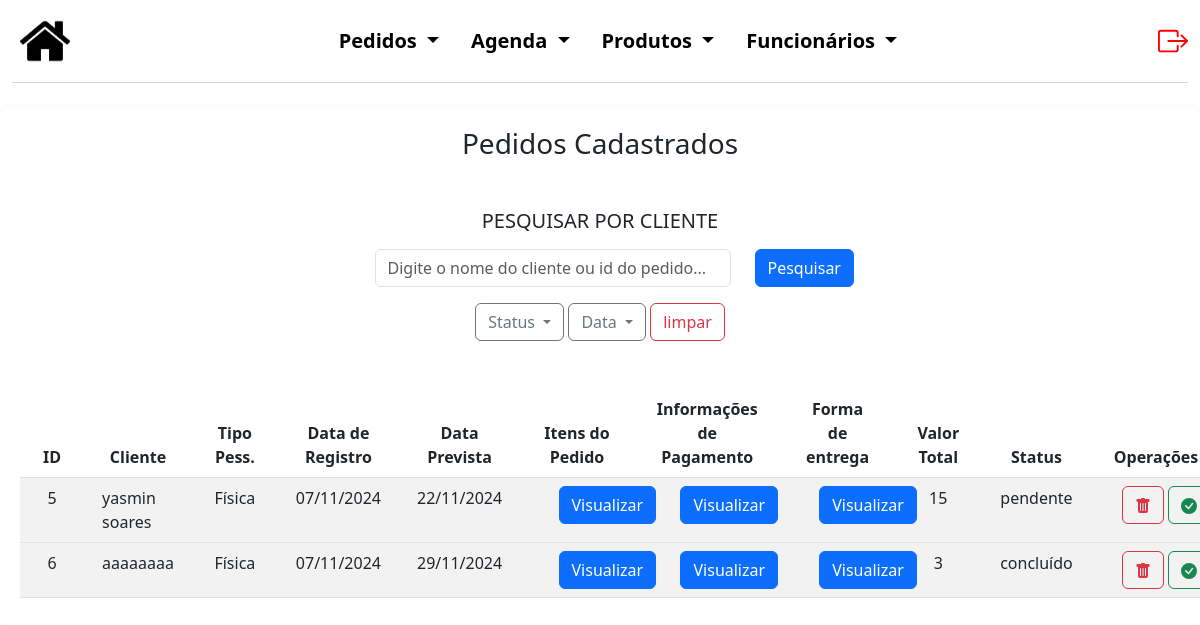
/pedidos/consPed.php (signed in), run on the app's committed database.
### tables this page shows
CREATE TABLE `pedidos` (
  `codPed` int(5) NOT NULL,
  `cod_func` varchar(50) NOT NULL,
  `tipoPessoa` varchar(50) NOT NULL,
  `nomeCli` varchar(50) NOT NULL,
  `contato` varchar(50) NOT NULL,
  `dataPed` date NOT NULL,
  `dataPrev` date NOT NULL,
  `status` varchar(30) NOT NULL DEFAULT 'pendente'
);

CREATE TABLE `pagentg` (
  `codPagEnt` int(5) NOT NULL,
  `codPed` int(5) NOT NULL,
  `cod_itensPed` int(5) NOT NULL,
  `entrega` varchar(50) NOT NULL,
  `logradouro` varchar(50) NOT NULL,
  `numero` int(5) NOT NULL,
  `bairro` varchar(50) NOT NULL,
  `cidade` varchar(25) NOT NULL,
  `estado` varchar(2) NOT NULL,
  `cep` varchar(13) NOT NULL,
  `entrada` varchar(50) NOT NULL,
  `formaPag` varchar(30) DEFAULT NULL,
  `valorEnt` decimal(10,0) NOT NULL,
  `valorTotal` decimal(10,0) NOT NULL
);

### pedidos/consPed.php (the view, shortened to what this page needs)
<?php
$conexao = novaConexao();
$registros = [];
$erro = false;
try {
    $sql = "SELECT pedidos.*, pagentg.valorTotal FROM pedidos LEFT JOIN pagentg ON pedidos.codPed = pagentg.codPed";
    $stmt = $conexao->prepare($sql);
    $stmt->execute();
    $registros = $stmt->fetchAll(PDO::FETCH_ASSOC);
} catch (PDOException $e) {
    $erro = true;
    echo "Erro: " . $e->getMessage();
}
?>
<!DOCTYPE html>
<html lang="pt-BR">
<head>
    <link href="https://cdn.jsdelivr.net/npm/bootstrap@5.3.0/dist/css/bootstrap.min.css" rel="stylesheet">
    <link rel="stylesheet" href="../style.css?v=1.8">
</head>
<body>
    <div class="container-fluid cabecalho">
        <nav class="navbar navbar-light navbar-expand-md" style="background-color: #FFFF;">
            <a class="nav justify-content-start m-2" href="../admInicial.php">
                <img src="../img/back.png">
            </a>
            <div class="collapse navbar-collapse justify-content-center" id="navegacao">
                <ul class="nav nav-pills justify-content-center listas">
                    <li class="nav-item dropdown">
                        <a class="nav-link dropdown-toggle cor_fonte" href="#" id="navbarDropdownMenuLink"
                            data-bs-toggle="dropdown" aria-haspopup="true" aria-expanded="false">
                            Pedidos
                        </a>
                    </li>
                    <li class="nav-item dropdown">
                        <a class="nav-link dropdown-toggle cor_fonte" href="#" id="navbarDropdownMenuLink"
                            data-bs-toggle="dropdown" aria-haspopup="true" aria-expanded="false">
                            Agenda
                        </a>
                    </li>
                    <li class="nav-item dropdown">
                        <a class="nav-link dropdown-toggle cor_fonte" href="#" id="navbarDropdownMenuLink"
                            data-bs-toggle="dropdown" aria-haspopup="true" aria-expanded="false">
                            Produtos
                        </a>
                    </li>
                    <li class="nav-item dropdown">
                        <a class="nav-link dropdown-toggle cor_fonte" href="#" id="navbarDropdownMenuLink"
                            data-bs-toggle="dropdown" aria-haspopup="true" aria-expanded="false">
                            Funcionários
                        </a>
                    </li>
                </ul>
            </div>
            <a href="../logout.php" class="nav-link justify-content-end" style="color: red;">
            </a>
        </nav>
    </div>
    <?php if ($erro): ?>
        <div class="alert alert-danger" role="alert">
            Não foi possível carregar os dados.
        </div>
    <?php else: ?>
        <div class="container-fluid consContainer">
            <h3 class="text-center mb-5">Pedidos Cadastrados</h3>
            <div class="container mt-5 mb-5">
                <div class="row justify-content-center text-center">
                    <h5 class="mb-3">PESQUISAR POR CLIENTE</h5>
                    <div class="dropdown">
                        <form method="POST">
                            <div class="row justify-content-center text-center mb-3">
                                <div class="col-4">
                                    <input type="text" class="form-control" name="search"
                                        placeholder="Digite o nome do cliente ou id do pedido...">
                                </div>
                                <div class="col-1">
                                    <button type="submit" class="btn btn-primary">Pesquisar</button>
                                </div>
                            </div>
                            <button class="btn btn-outline-secondary dropdown-toggle" type="button" id="dropdownMenuButton"
                                data-bs-toggle="dropdown" aria-expanded="false">
                                Status
                            </button>
                            <button class="btn btn-outline-secondary dropdown-toggle" type="button" id="dropdownMenuButton"
                                data-bs-toggle="dropdown" aria-expanded="false">
                                Data
                            </button>
                            <button type="submit" class="btn btn-outline-danger" name="limpar"
                                value="pendente">limpar</button>
                        </form>
                    </div>
                </div>
            </div>
            <table class="table table-striped">
                <thead>
                    <tr>
                        <th>
                            <div class="row justify-content-center text-center titleCons">ID</div>
                        </th>
                        <th>
                            <div class="row justify-content-center text-center titleCons">Cliente</div>
                        </th>
                        <th>
                            <div class="row justify-content-center text-center titleCons">Tipo Pess.</div>
                        </th>
                        <th>
                            <div class="row justify-content-center text-center titleCons">Data de Registro</div>
                        </th>
                        <th>
                            <div class="row justify-content-center text-center titleCons">Data Prevista</div>
                        </th>
                        <th>
                            <div class="row justify-content-center text-center titleCons">Itens do Pedido</div>
                        </th>
                        <th>
                            <div class="row justify-content-center text-center titleCons">Informações de Pagamento</div>
                        </th>
                        <th>
                            <div class="row justify-content-center text-center titleCons">Forma de entrega</div>
                        </th>
                        <th>
                            <div class="row justify-content-center text-center titleCons">Valor Total</div>
                        </th>
                        <th>
                            <div class="row justify-content-center text-center titleCons">Status</div>
                        </th>
                        <th>
                            <div class="row justify-content-center text-center titleCons">Operações</div>
                        </th>
                    </tr>
                </thead>
                <?php foreach ($registros as $registro): ?>
                    <tbody>
                        <td>
                            <div class="row justify-content-center registro">
                                <?php echo ($registro['codPed']); ?>
                            </div>
                        </td>
                        <td>
                            <div class="row justify-content-center registro">
                                <?php echo ($registro['nomeCli']); ?>
                            </div>
                        </td>
                        <td>
                            <div class="row justify-content-center registro">
                                <?php echo ($registro['tipoPessoa']); ?>
                            </div>
                        </td>
                        <td>
                            <div class="row justify-content-center registro">
                                <?php echo (date('d/m/Y', strtotime($registro['dataPed']))); ?>
                            </div>
                        </td>
                        <td>
                            <div class="row justify-content-center registro">
                                <?php echo (date('d/m/Y', strtotime($registro['dataPrev']))); ?>
                            </div>
                        </td>
                        <td>
                            <div class="row justify-content-center btnVisu">
                                <div class="col-6">
                                    <form method="POST">
                                        <button type="submit" name="visuPedidos" class="btn btn-primary">Visualizar</button>
                                    </form>
                                </div>
                            </div>
                        </td>
                        <td>
                            <div class="row justify-content-center btnVisu">
                                <div class="col-6">
                                    <form method="POST">
                                        <button type="submit" name="visuPag" class="btn btn-primary">Visualizar</button>
                                    </form>
                                </div>
                            </div>
                        </td>
                        <td>
                            <div class="row justify-content-center btnVisu">
                                <div class="col-6">
                                    <form method="POST">
                                        <button type="submit" name="visuEntr" class="btn btn-primary">Visualizar</button>
                                    </form>
                                </div>
                            </div>
                        </td>
                        <td>
                            <div class="row justify-content-center registro">
                                <?php echo isset($registro['valorTotal']) ? htmlspecialchars($registro['valorTotal']) : 'N/A'; ?>
                            </div>
                        </td>
                        <td>
                            <div class="row justify-content-center registro">
                                <?php echo ($registro['status']) ?>
                            </div>
                        </td>
                        <td>
                            <div class="row text-center justify-content-center">
                                <div class="col-4">
                                    <form method="POST">
                                        <button type="submit" name="delete" class="btn btn-outline-danger">
                                        </button>
                                    </form>
                                </div>
                                <div class="col-4">
                                    <form method="POST">
                                        <button type="submit" name="concluida" class="btn btn-outline-success">
                                        </button>
                                    </form>
                                </div>
                            </div>
                        </td>
                    </tbody>
                <?php endforeach; ?>
            </table>
        </div>
    <?php endif; ?>
</body>
</html>

### style.css (style rules this page uses)
.cabecalho { margin-bottom: 2%; }
.cor_fonte { color: black; font-weight: bold; text-decoration: none; font-size: 20px; }
.cabecalho img { height: 50px; }
#navbarDropdownMenuLink { background-color: #ffffff; }
nav { border-bottom: 1px solid rgb(210, 211, 211); }
.nav-item.dropdown .nav-link { color: black }
.consContainer { max-width: 1580px; margin: auto; padding: 20px; border-radius: 10px; box-shadow: 0.5px 10px 15px rgba(0, 0, 0, 0.2); }
.titleCons { margin-left: 15px; margin-right: 15px; }
.registro { margin-left: 10px; margin-right: 10px }

### data on the page
pedidos: codPed "5", nomeCli "yasmin soares", tipoPessoa "Física", dataPed "07/11/2024", dataPrev "22/11/2024", pagentg.valorTotal "15", status "pendente"
pedidos: codPed "6", nomeCli "aaaaaaaa", tipoPessoa "Física", dataPed "07/11/2024", dataPrev "29/11/2024", pagentg.valorTotal "3", status "concluído"
